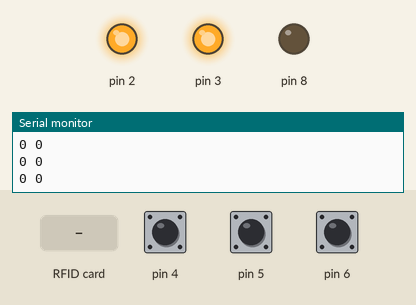
Simulated run of this sketch. Board: Arduino Uno, built with avr-gcc and run on an emulated ATmega328P. On the bench: output pins drawn as LEDs (lit = HIGH), the last lines printed to the serial monitor. Dashed ring = blinking. Inputs (shaded band) come from the test bench; at power-on: pin 4 HIGH, pin 5 HIGH, pin 6 HIGH. Pins used as bus, display or sensor lines are not drawn.

Above: at 1.2 s.
1.3 s: pin 4 pulled LOW for 0.15 s
At 2.5 s:
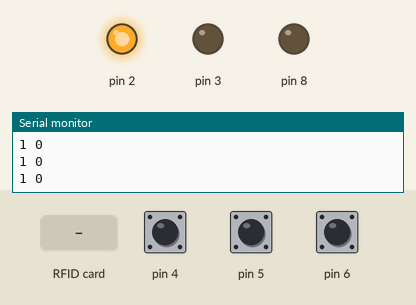
3.1 s: pin 5 pulled LOW for 0.15 s
At 3.4 s:
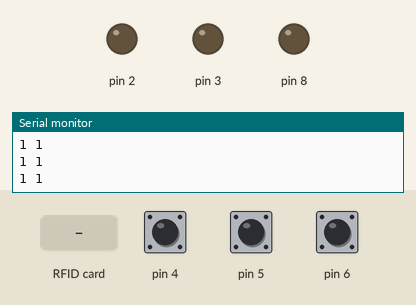
4.7 s: pin 6 pulled LOW for 0.15 s
At 4.97 s:
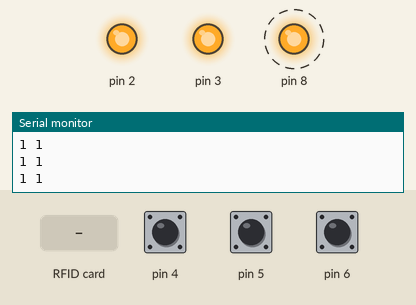
6.5 s: pin 5 pulled LOW for 1 s
At 6.76 s:
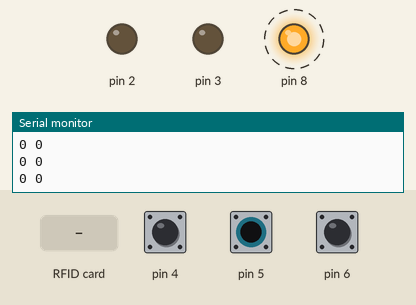
9.0 s: RFID card 8A 3E CE 81 held to the reader
At 9.9 s:
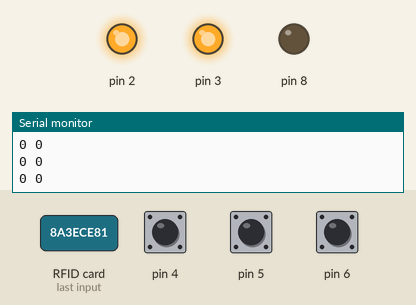
Timing chart, 0 to 12.0 s (numbered marks = the images above; inputs shaded):
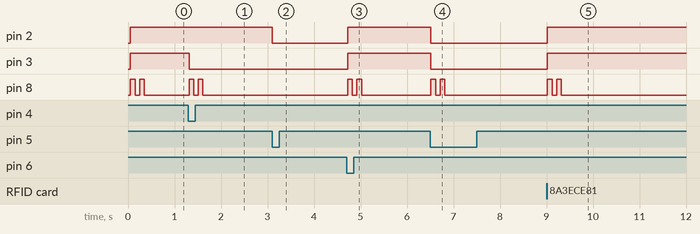

Measured:
- after the input at 1.3 s, pin 3: HIGH → LOW at once; pin 8: alternates HIGH for 0.10 s and LOW for 0.10 s, 4 changes in all, then stays LOW, starting at once
- after the input at 3.1 s, pin 2: HIGH → LOW at once
- after the input at 4.7 s, pin 2, pin 3: LOW → HIGH at once; pin 8: alternates HIGH for 0.10 s and LOW for 0.10 s, 4 changes in all, then stays LOW, starting at once
- after the input at 6.5 s, pin 2, pin 3: HIGH → LOW at once; pin 8: alternates HIGH for 0.10 s and LOW for 0.10 s, 4 changes in all, then stays LOW, starting at once
- after the input at 9.0 s, pin 2, pin 3: LOW → HIGH at once; pin 8: alternates HIGH for 0.10 s and LOW for 0.10 s, 4 changes in all, then stays LOW, starting at once
- by itself, pin 8: alternates HIGH for 0.10 s and LOW for 0.10 s, 4 changes in all, then stays LOW

The sketch:

garage_door_0.ino
```cpp
#include <SPI.h>
#include <MFRC522.h>
#define SS_PIN 10
#define RST_PIN 9
MFRC522 mfrc522(SS_PIN, RST_PIN);
void setup() {
  pinMode(2,OUTPUT);
  pinMode(3,OUTPUT);
  pinMode(8,OUTPUT);
  pinMode(4,INPUT_PULLUP);
  pinMode(5,INPUT_PULLUP);
  pinMode(6,INPUT_PULLUP);


  SPI.begin();      // Initiate  SPI bus
  mfrc522.PCD_Init();   // Initiate MFRC522
  Serial.begin(9600);

  Serial.println();

}
int lastScan;
int currentMillis;
bool stateLeft,stateRight;
bool hold0 = true;
bool hold1 = true;
void loop() {
  currentMillis=millis();
  Serial.println(String(stateLeft)+" "+String(stateRight));

  if(digitalRead(4)==LOW){
    stateLeft=true;

  }
  if(digitalRead(5)==LOW){
    stateRight=true;
    stateLeft=true;
  }
  if(digitalRead(6)==LOW){
    stateLeft=false;
    stateRight=false;
  }

  if(stateRight==false){
    digitalWrite(2,HIGH);
  }else{
    digitalWrite(2,LOW);
  }

   if(stateLeft==false){
    digitalWrite(3,HIGH);
    if(hold1){
      digitalWrite(8,HIGH);
      delay(100);
      digitalWrite(8,LOW);
      delay(100);
      digitalWrite(8,HIGH);
      delay(100);
      digitalWrite(8,LOW);

      hold1=false;
    }

    hold0=true;
  }else{
    digitalWrite(3,LOW);

    if(hold0){
      digitalWrite(8,HIGH);
      delay(100);
      digitalWrite(8,LOW);
      delay(100);
      digitalWrite(8,HIGH);
      delay(100);
      digitalWrite(8,LOW);

      hold0=false;
    }
    hold1=true;
  }


   if ( ! mfrc522.PICC_IsNewCardPresent())
  {
    return;
  }
  // Select one of the cards
  if ( ! mfrc522.PICC_ReadCardSerial())
  {
    return;
  }
  //Show UID on serial monitor
  Serial.print("UID tag :");
  String content= "";
  byte letter;
  for (byte i = 0; i < mfrc522.uid.size; i++)
  {
     Serial.print(mfrc522.uid.uidByte[i] < 0x10 ? " 0" : " ");
     Serial.print(mfrc522.uid.uidByte[i], HEX);
     content.concat(String(mfrc522.uid.uidByte[i] < 0x10 ? " 0" : " "));
     content.concat(String(mfrc522.uid.uidByte[i], HEX));
  }
  Serial.println();
  content.toUpperCase();
  if (content.substring(1) == "8A 3E CE 81" or content.substring(1) == "3A F0 AF 82" or content.substring(1) == "6A 61 A6 82" or content.substring(1) == "0A E7 9C 82" or content.substring(1) == "FA 12 C0 81" or content.substring(1) == "63 8A 08 19")
  {

    if(currentMillis-lastScan>5000){
    Serial.println("Authorized access");
    lastScan=millis();
    if (stateLeft){
      stateLeft=false;
      stateRight=false;
    }else{
      stateLeft=true;
    }
    //delay(3000);
    }else{
      Serial.println("You are beeing rate limited.");
    }
  }

 else   {
    Serial.println(" Access denied");
  }
}
```
